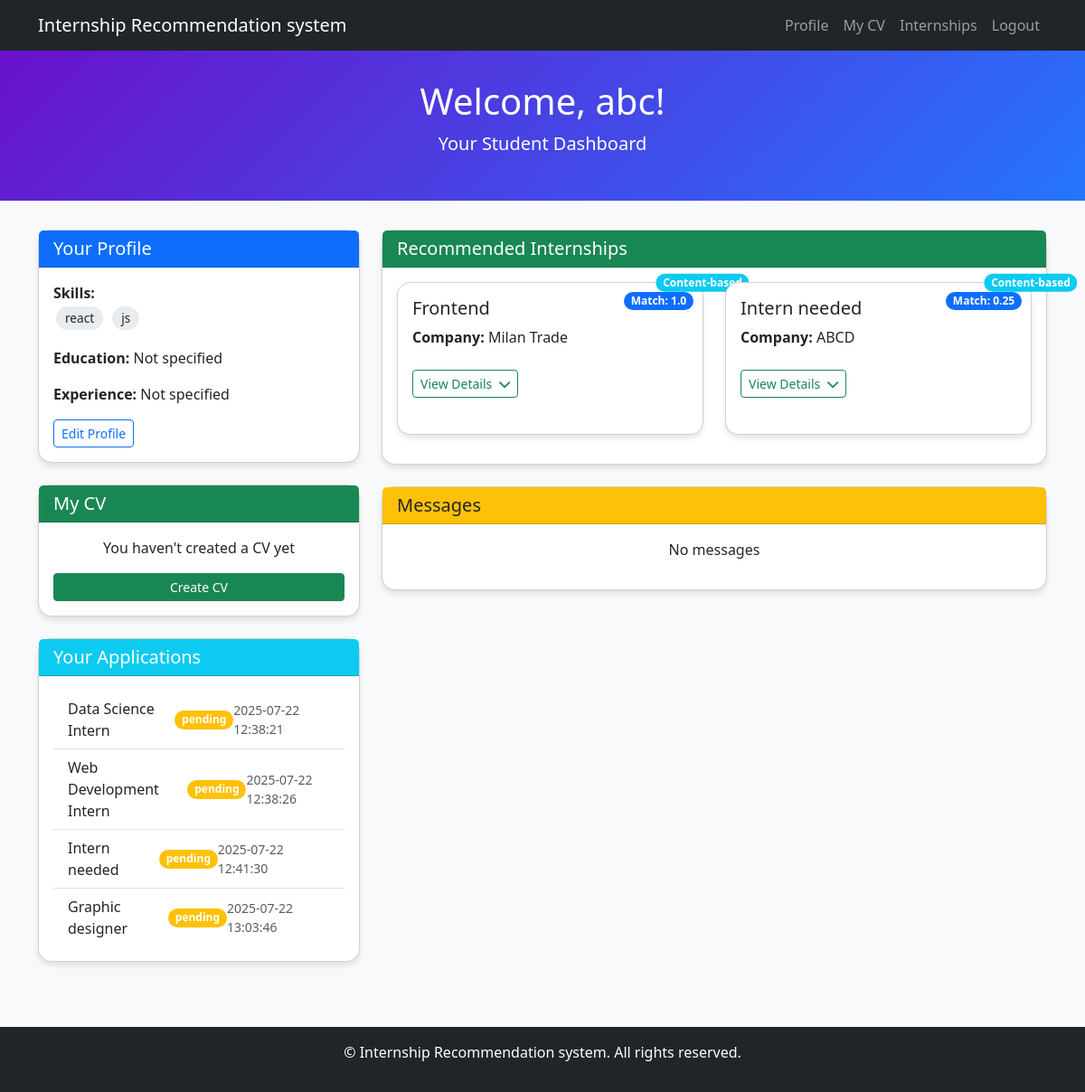
/student/dashboard (signed in), run on the app's committed database.
### tables this page shows
CREATE TABLE applications (
            id INTEGER PRIMARY KEY AUTOINCREMENT,
            student_id INTEGER NOT NULL,
            internship_id INTEGER NOT NULL,
            applied_at TIMESTAMP DEFAULT CURRENT_TIMESTAMP,
            status TEXT DEFAULT 'pending',
            FOREIGN KEY (student_id) REFERENCES users (id),
            FOREIGN KEY (internship_id) REFERENCES internships (id)
        );

CREATE TABLE internships (
            id INTEGER PRIMARY KEY AUTOINCREMENT,
            company_id INTEGER NOT NULL,
            title TEXT NOT NULL,
            description TEXT,
            required_skills TEXT,
            posted_at TIMESTAMP DEFAULT CURRENT_TIMESTAMP,
            FOREIGN KEY (company_id) REFERENCES users (id)
        );

CREATE TABLE users (
            id INTEGER PRIMARY KEY AUTOINCREMENT,
            email TEXT UNIQUE NOT NULL,
            password TEXT NOT NULL,
            role TEXT NOT NULL CHECK(role IN ('student', 'company', 'admin')),
            name TEXT,
            created_at TIMESTAMP DEFAULT CURRENT_TIMESTAMP
        );

### blueprints/student.py (the view, shortened to what this page needs)
@student_bp.route('/dashboard')
def dashboard():
    auth_check = require_student_auth()
    if auth_check:
        return auth_check
    conn = get_db()
    cursor = conn.cursor()
    cursor.execute("SELECT * FROM profiles WHERE user_id=?", (session['user_id'],))
    profile = cursor.fetchone()
    cursor.execute("SELECT * FROM cvs WHERE user_id=?", (session['user_id'],))
    cv_row = cursor.fetchone()
    cv = None
    cursor.execute('''
        SELECT internships.title, applications.status, applications.applied_at
        FROM applications
        JOIN internships ON applications.internship_id = internships.id
        WHERE student_id=?
    ''', (session['user_id'],))
    applications = cursor.fetchall()
    recommendations = get_recommendations(session['user_id'])
    cursor.execute('''
        SELECT messages.content, messages.sent_at, users.name as sender_name, internships.title
        FROM messages
        JOIN users ON messages.sender_id = users.id
        JOIN internships ON messages.internship_id = internships.id
        WHERE messages.receiver_id=?
    ''', (session['user_id'],))
    messages = cursor.fetchall()
    return render_template('student_dashboard.html', profile=profile, cv=cv, applications=applications,
                           recommendations=recommendations, messages=messages)

### blueprints/student.py (called while the page is built)
def require_student_auth():
    if 'user_id' not in session or session['role'] != 'student':
        flash('Please log in as a student', 'danger')
        return redirect(url_for('auth.login'))
    return None

### utils/database.py (called while the page is built)
def get_db():
    conn = sqlite3.connect(current_app.config['DATABASE'])
    conn.row_factory = sqlite3.Row
    return conn

### utils/recommendations.py (called while the page is built, shortened)
def get_recommendations(user_id):
    conn = get_db()
    cursor = conn.cursor()
    content_recs = content_based_recommendations(user_id, cursor)
    cv_recs = cv_based_recommendations(user_id, cursor)
    collab_recs = collaborative_filtering(user_id, cursor)
    all_recs = {rec['id']: rec for rec in content_recs}
    for rec in cv_recs:
        if rec['id'] not in all_recs:
            all_recs[rec['id']] = rec
        else:
            if rec['similarity'] > all_recs[rec['id']]['similarity']:
                all_recs[rec['id']] = rec
    for rec in collab_recs:
        if rec['id'] not in all_recs:
            all_recs[rec['id']] = rec
    return list(all_recs.values())

def cv_based_recommendations(user_id, cursor):
    cursor.execute("SELECT * FROM cvs WHERE user_id=?", (user_id,))
    cv = cursor.fetchone()
    if not cv:
        return []

### templates/student_dashboard.html (shortened to what this page needs)
<!DOCTYPE html>
<html lang="en">
  <head>
    <link
      href="https://cdn.jsdelivr.net/npm/bootstrap@5.3.0/dist/css/bootstrap.min.css"
      rel="stylesheet"
    />
    <link rel="stylesheet" href="https://cdnjs.cloudflare.com/ajax/libs/font-awesome/6.0.0/css/all.min.css">
  </head>
  <body>
    <nav class="navbar navbar-expand-lg navbar-dark bg-dark">
      <div class="container">
        <a class="navbar-brand" href="{{ url_for('main.home') }}">Internship Recommendation system</a>
        <div class="collapse navbar-collapse" id="navbarNav">
          <ul class="navbar-nav ms-auto">
            <li class="nav-item">
              <a class="nav-link" href="{{ url_for('student.profile') }}">Profile</a>
            </li>
            <li class="nav-item">
              <a class="nav-link" href="{{ url_for('cv.view') }}">My CV</a>
            </li>
            <li class="nav-item">
              <a class="nav-link" href="{{ url_for('main.internships') }}">Internships</a>
            </li>
            <li class="nav-item">
              <a class="nav-link" href="{{ url_for('auth.logout') }}">Logout</a>
            </li>
          </ul>
        </div>
      </div>
    </nav>
    <div class="dashboard-header">
      <div class="container text-center">
        <h1>Welcome, {{ session.name }}!</h1>
        <p class="lead">Your Student Dashboard</p>
      </div>
    </div>
    <div class="container">
      <div class="row">
        <div class="col-lg-4">
          <div class="card">
            <div class="card-header bg-primary text-white">
              <h5 class="mb-0">Your Profile</h5>
            </div>
            <div class="card-body">
              {% if profile %}
              <p>
                <strong>Skills:</strong><br />
                {% if profile.skills %}
                  {% for skill in profile.skills.split(',') %}
                  <span class="skill-tag">{{ skill }}</span>
                  {% endfor %}
                {% else %}
                  <span class="text-muted">No skills listed in profile</span>
                {% endif %}
              </p>
              <p><strong>Education:</strong> {{ profile.education or 'Not specified' }}</p>
              <p><strong>Experience:</strong> {{ profile.experience or 'Not specified' }}</p>
              {% else %}
              <p>Complete your profile to get better recommendations</p>
              {% endif %}
              <a href="{{ url_for('student.profile') }}" class="btn btn-outline-primary btn-sm"
                >Edit Profile</a
              >
            </div>
          </div>
          <div class="card">
            <div class="card-header bg-success text-white">
              <h5 class="mb-0">My CV</h5>
            </div>
            <div class="card-body">
              {% if cv %}
              <p><strong>CV Status:</strong> <span class="badge bg-success">Complete</span></p>
              <p><strong>Last Updated:</strong> {{ cv.updated_at.strftime('%B %d, %Y') if cv.updated_at else 'Never' }}</p>
              <div class="d-grid gap-2">
                <a href="{{ url_for('cv.view') }}" class="btn btn-outline-success btn-sm">View CV</a>
                <a href="{{ url_for('cv.edit') }}" class="btn btn-outline-primary btn-sm">Edit CV</a>
              </div>
              {% else %}
              <p class="text-center">You haven't created a CV yet</p>
              <div class="d-grid">
                <a href="{{ url_for('cv.create') }}" class="btn btn-success btn-sm">Create CV</a>
              </div>
              {% endif %}
            </div>
          </div>
          <div class="card">
            <div class="card-header bg-info text-white">
              <h5 class="mb-0">Your Applications</h5>
            </div>
            <div class="card-body">
              {% if applications %}
              <ul class="list-group list-group-flush">
                {% for app in applications %}
                <li
                  class="list-group-item d-flex justify-content-between align-items-center"
                >
                  {{ app.title }}
                  <span
                    class="badge rounded-pill badge-{{ app.status.lower() }}"
                  >
                    {{ app.status }}
                  </span>
                  <small class="text-muted">{{ app.applied_at }}</small>
                </li>
                {% endfor %}
              </ul>
              {% else %}
              <p class="text-center">
                You haven't applied to any internships yet
              </p>
              {% endif %}
            </div>
          </div>
        </div>
        <div class="col-lg-8">
          <div class="card">
            <div class="card-header bg-success text-white">
              <h5 class="mb-0">Recommended Internships</h5>
            </div>
            <div class="card-body">
              {% if recommendations %}
              <div class="row">
                {% for rec in recommendations %}
                <div class="col-md-6 mb-3">
                  <div class="card h-100 position-relative">
                    <span
                      class="position-absolute top-0 start-100 translate-middle badge rounded-pill bg-info"
                    >
                      {{ rec.type }}
                    </span>
                    <div class="card-body">
                      <h5 class="card-title">{{ rec.title }}</h5>
                      <p class="card-text">
                        <strong>Company:</strong> {{ rec.company_name }}
                      </p>
                      <div class="d-flex justify-content-between">
                        <span
                          class="badge bg-primary rounded-pill similarity-badge"
                        >
                          Match: {{ rec.similarity|round(2) }}
                        </span>
                      </div>
                      <button
                        class="btn btn-outline-success btn-sm mt-2 view-details-btn"
                        data-internship-id="{{ rec.id }}"
                        onclick="toggleInternshipDetails({{ rec.id }})"
                      >
                        <span class="btn-text">View Details</span>
                        <i class="fas fa-chevron-down ms-1"></i>
                      </button>
                    </div>
                  </div>
                </div>
                {% endfor %}
              </div>
              {% else %}
              <p class="text-center">
                Complete your profile to get recommendations
              </p>
              {% endif %}
            </div>
          </div>
          <div class="card">
            <div class="card-header bg-warning text-dark">
              <h5 class="mb-0">Messages</h5>
            </div>
            <div class="card-body">
              {% if messages %}
              <ul class="list-group list-group-flush">
                {% for msg in messages %}
                <li class="list-group-item">
                  <div class="d-flex justify-content-between">
                    <strong>{{ msg.sender_name }}</strong>
                    <small class="text-muted">{{ msg.sent_at }}</small>
                  </div>
                  <p class="mb-1">{{ msg.content }}</p>
                  <small class="text-muted">Regarding: {{ msg.title }}</small>
                </li>
                {% endfor %}
              </ul>
              {% else %}
              <p class="text-center">No messages</p>
              {% endif %}
            </div>
          </div>
        </div>
      </div>
    </div>
    <footer class="bg-dark text-white text-center py-3 mt-5">
      <div class="container">
        <p>&copy; Internship Recommendation system. All rights reserved.</p>
      </div>
    </footer>
  </body>
</html>

### templates/student_dashboard.html (style rules this page uses)
body { background-color: #f8f9fa; }
.dashboard-header { background: linear-gradient(135deg, #6a11cb 0%, #2575fc 100%); color: white; padding: 2rem 0; margin-bottom: 2rem; }
.card { border-radius: 15px; box-shadow: 0 4px 6px rgba(0, 0, 0, 0.1); transition: transform 0.3s; margin-bottom: 1.5rem; }
.badge-pending { background-color: #ffc107; }
.skill-tag { background-color: #e9ecef; border-radius: 20px; padding: 3px 10px; margin: 3px; display: inline-block; font-size: 0.85rem; }
.similarity-badge { position: absolute; top: 10px; right: 10px; }
.view-details-btn { transition: all 0.3s ease; }

### data on the page
applications: title "Data Science Intern", status "pending", applied_at "2025-07-22 12:38:21"
applications: title "Web Development Intern", status "pending", applied_at "2025-07-22 12:38:26"
applications: title "Intern needed", status "pending", applied_at "2025-07-22 12:41:30"
applications: title "Graphic designer", status "pending", applied_at "2025-07-22 13:03:46"
internships: title "Frontend"
users: company_name "Milan Trade"
internships: title "Intern needed"
users: company_name "ABCD"

### other printed values
{{ session.name }} "abc"
{{ skill }} "react" "js"
{{ profile.education or 'Not specified' }} "Not specified"
{{ profile.experience or 'Not specified' }} "Not specified"
{{ rec.type }} "Content-based" "Content-based"
{{ rec.similarity|round(2) }} "1.0" "0.25"
